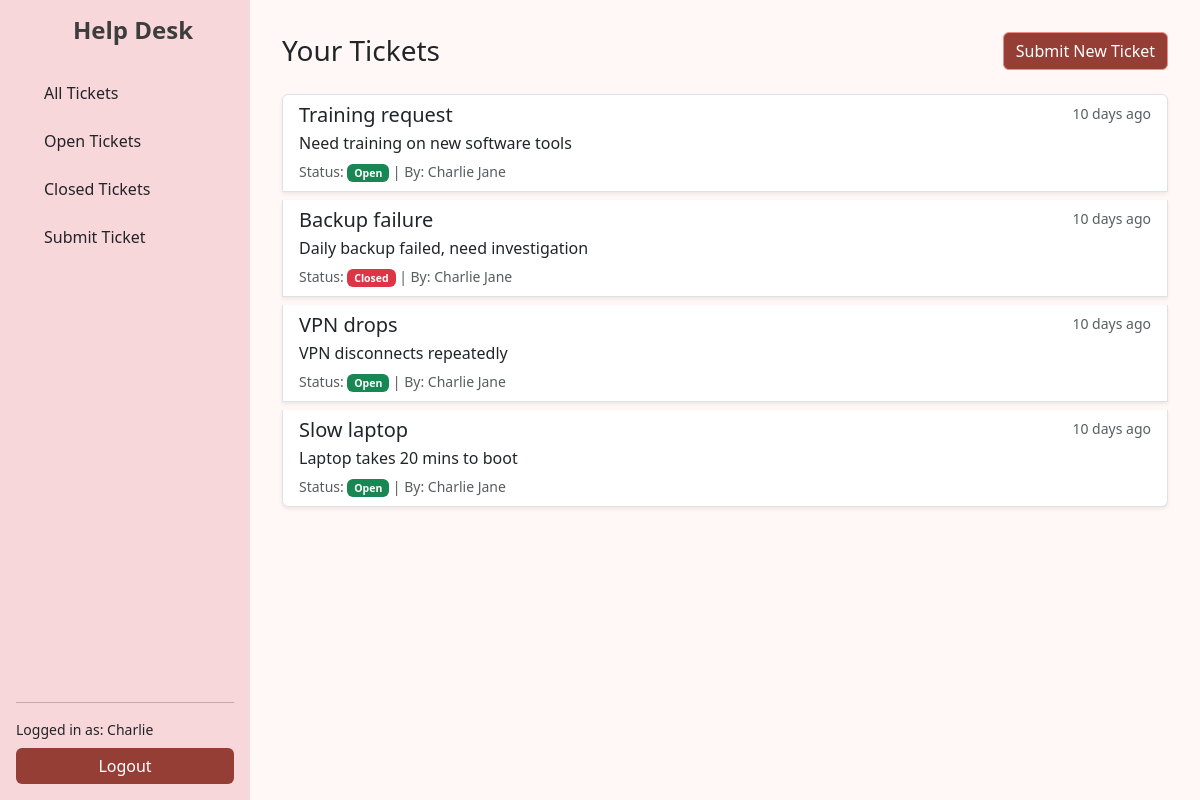
/dashboard (signed in), run on an earlier commit of the app's database.
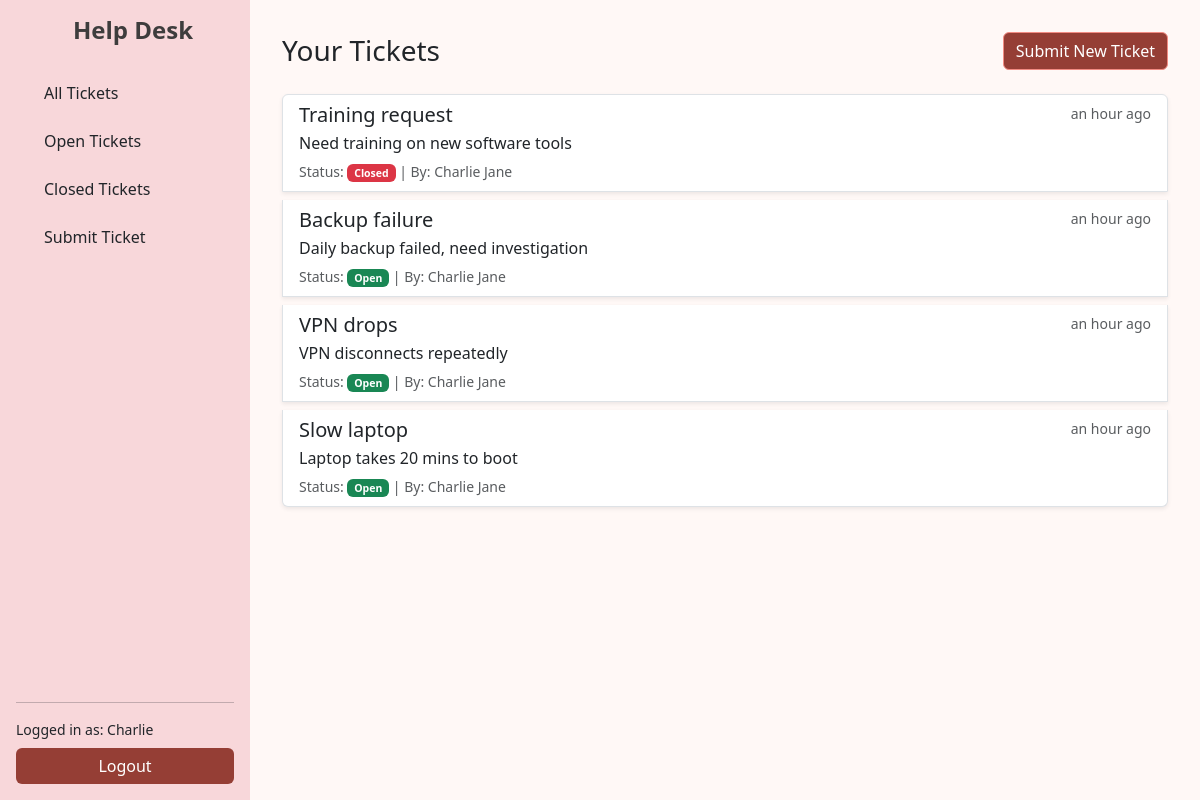
And on a later commit of the database.
### tables this page shows
CREATE TABLE tickets (
    id INTEGER PRIMARY KEY AUTOINCREMENT,
    title TEXT NOT NULL,
    description TEXT NOT NULL,
    status TEXT DEFAULT 'Open',
    user_id INTEGER,
    created_at TIMESTAMP DEFAULT CURRENT_TIMESTAMP,
    updated_at TIMESTAMP DEFAULT CURRENT_TIMESTAMP,
    FOREIGN KEY (user_id) REFERENCES users(id) ON DELETE CASCADE
);

### app.py (the view)
@app.route('/dashboard')
def dashboard():
    if 'user_id' not in session:
        return redirect(url_for('login'))
    db = get_db()
    user_id = session['user_id']
    role = session['role']
    status = request.args.get('status')
    q = '''
        SELECT t.*, u.first_name || ' ' || u.last_name AS creator_name
        FROM tickets t
        JOIN users u ON t.user_id = u.id
    '''
    params = ()
    if role != 'admin':
        q += ' WHERE t.user_id = ?'
        params = (user_id,)
    if status:
        if 'WHERE' in q:
            q += ' AND t.status = ?'
        else:
            q += ' WHERE t.status = ?'
        params += (status,)
    q += ' ORDER BY t.id DESC'
    tickets = db.execute(q, params).fetchall()
    return render_template('show_tickets.html', tickets=tickets)

### app.py (called while the page is built)
def connect_db():
    rv = sqlite3.connect(app.config['DATABASE'])
    rv.row_factory = sqlite3.Row
    return rv

def get_db():
    if 'sqlite_db' not in g:
        g.sqlite_db = connect_db()
    return g.sqlite_db

@app.template_filter('naturaltime')
def naturaltime_filter(value):
    if not value:
        return ''
    try:
        dt = datetime.strptime(value, '%Y-%m-%d %H:%M:%S')
        return humanize.naturaltime(datetime.utcnow() - dt)
    except Exception:
        return value

### templates/show_tickets.html (shortened to what this page needs)
{% extends 'base_dashboard.html' %}
{% block content %}
<div class="d-flex justify-content-between align-items-center mb-4">
  <h3 class="mb-0">Your Tickets</h3>
  <a href="{{ url_for('submit_ticket') }}" class="btn btn-primary">Submit New Ticket</a>
</div>
<div class="list-group">
  {% for ticket in tickets %}
  <a href="{{ url_for('view_ticket', ticket_id=ticket['id']) }}" class="list-group-item list-group-item-action shadow-sm mb-2">
    <div class="d-flex w-100 justify-content-between">
      <h5 class="mb-1">{{ ticket['title'] }}</h5>
      <small class="text-muted">{{ ticket['created_at'] | naturaltime }}</small>
    </div>
    <p class="mb-1 text-truncate">{{ ticket['description'] }}</p>
    <small class="text-muted">
      Status:
      <span class="badge {{ 'bg-danger' if ticket['status'] == 'Closed' else 'bg-success' }}">
        {{ ticket['status'] }}
      </span>
      | By: {{ ticket['creator_name'] }}
    </small>
  </a>
  {% else %}
  <div class="alert alert-info">No tickets found.</div>
  {% endfor %}
</div>
{% endblock %}

What changed in the data, as far as the page shows it:
changed tickets "Training request": created_at "10 days ago" → "an hour ago"; status "Open" → "Closed"
changed tickets "Backup failure": created_at "10 days ago" → "an hour ago"; status "Closed" → "Open"
changed tickets "VPN drops": created_at "10 days ago" → "an hour ago"
changed tickets "Slow laptop": created_at "10 days ago" → "an hour ago"
